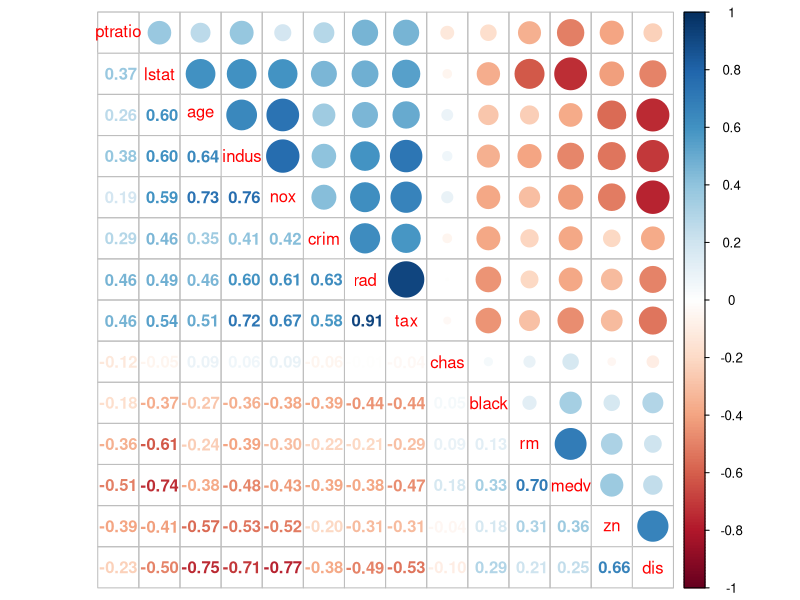
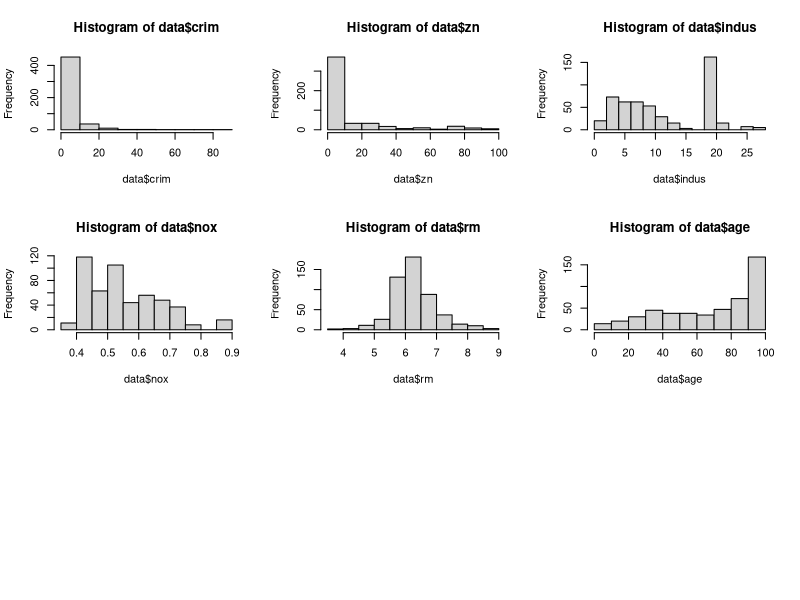
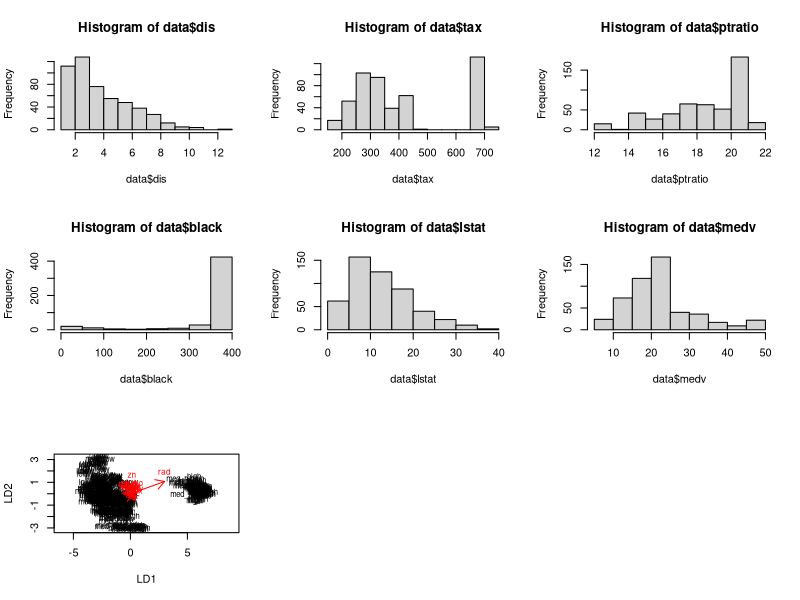
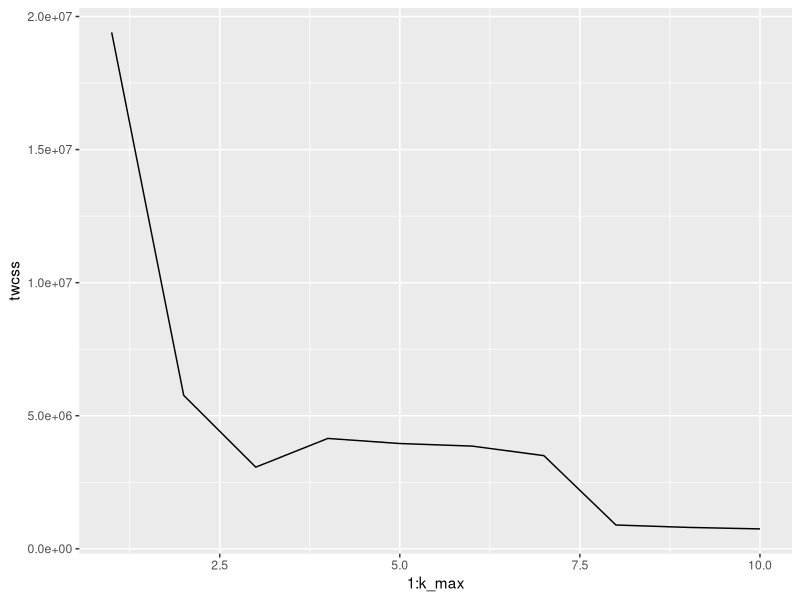
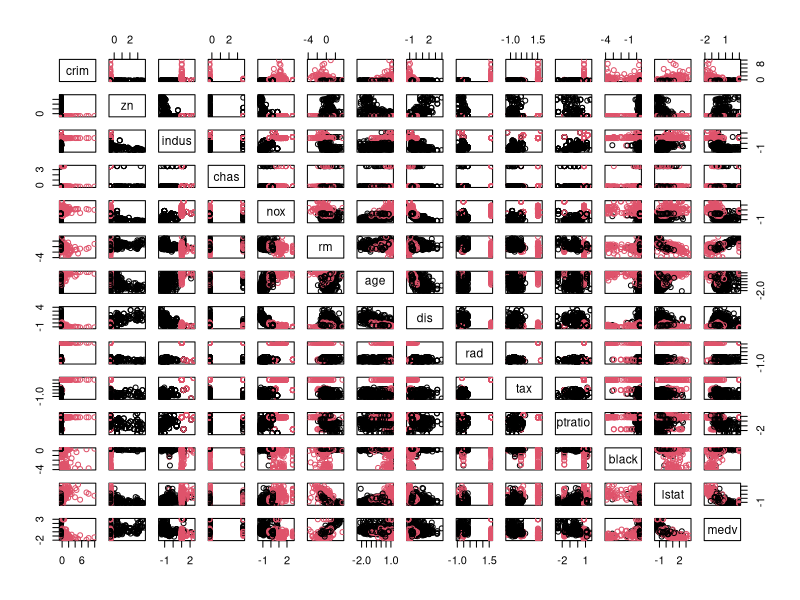

Recreate these plots in R, in order.
## ---- chunk 1
knitr::opts_chunk$set(echo = TRUE)
## ---- chunk 2
#2 
##load dataset Boston from MASS package 


library(dplyr)
library(MASS)

data <- MASS::Boston

## explore the structure and the dimensions of the dataset 
str(data)
head(data)

## ---- chunk 3
#3 
 
library(ggplot2)
library(corrplot)

##plot correlation plot 
corrplot.mixed(cor(data, use = "pairwise"), order = "hclust")
cor_matrix <- cor(data) 
cor_matrix

## Graphical overview of the data 

par(mfrow = c(3,3))
hist(data$crim)
hist(data$zn)
hist(data$indus)
hist(data$nox)
hist(data$rm)
hist(data$age)

par(mfrow = c(3,3))

hist(data$dis)
hist(data$tax)
hist(data$ptratio)
hist(data$black)
hist(data$lstat)
hist(data$medv)

##summary
summary(data)


## ---- chunk 4
#4

## center and standardize variables
data_scaled <- scale(data)

## print summaries of the scaled variables
summary(data_scaled) # note that now all means are 0 as supposed to 

## change the object to data frame
data_scaled_df <- as.data.frame(data_scaled)

## create a quantile vector of crim
bins <- quantile(data_scaled_df$crim)

# create a categorical variable 'crime'
crime <- cut(data_scaled_df$crim, breaks = bins, include.lowest = TRUE, label = c("low", "med_low", "med_high", "high"))

# remove original crim from the dataset
data_scaled_df <- dplyr::select(data_scaled_df, -crim)

# add the new categorical value to scaled data
data_scaled_df <- data.frame(data_scaled_df, crime)


# number of rows in the Boston dataset 
n <- nrow(data_scaled_df)

# choose randomly 80% of the rows
ind <- sample(n,  size = n * 0.8)

# create train and test set
train <- data_scaled_df[ind,]
test <-data_scaled_df[-ind,]


## ---- chunk 5
#5 
## fit a linear discriminant analysis
lda.fit <- lda(crime ~ . , data = train)

lda.fit

## the function for lda biplot arrows
lda.arrows <- function(x, myscale = 1, arrow_heads = 0.1, color = "red", tex = 0.75, choices = c(1,2)){
  heads <- coef(x)
  graphics::arrows(x0 = 0, y0 = 0, 
         x1 = myscale * heads[,choices[1]], 
         y1 = myscale * heads[,choices[2]], col=color, length = arrow_heads)
  text(myscale * heads[,choices], labels = row.names(heads), 
       cex = tex, col=color, pos=3)
}

# target classes as numeric
classes <- as.numeric(train$crime)

# plot the lda results (select both lines and execute them at the same time!)
plot(lda.fit, dimen = 2)
lda.arrows(lda.fit, myscale = 1)



## ---- chunk 6
#6 

## save the crime categories from test data
classes <- test$crime

## remove the crime variable from test data
test <- dplyr::select(test, -crime)

## predict classes with test data
lda_pred <- predict(lda.fit, newdata = test)

## cross tabulate the results
table(correct = classes, predicted = lda_pred$class)

## ---- chunk 7
#7

library(ggplot2)

## load the data
data <- MASS::Boston

## scale the Boston dataset 
data_scaled <- scale(data)

## calculate euclidean distances
dist_eu <- dist(data)

## look at the summary of the distances
summary(dist_eu)

# set seed to get reproducable results 
set.seed(123)

# determine the number of clusters
k_max <- 10

# calculate the total within sum of squares
twcss <- sapply(1:k_max, function(k){kmeans(data, k)$tot.withinss})

# visualize the results
qplot(x = 1:k_max, y = twcss, geom = 'line') 

# k-means clustering
km <- kmeans(data_scaled, centers = 2)

# plot the Boston dataset with clusters
pairs(data_scaled, col = km$cluster)

